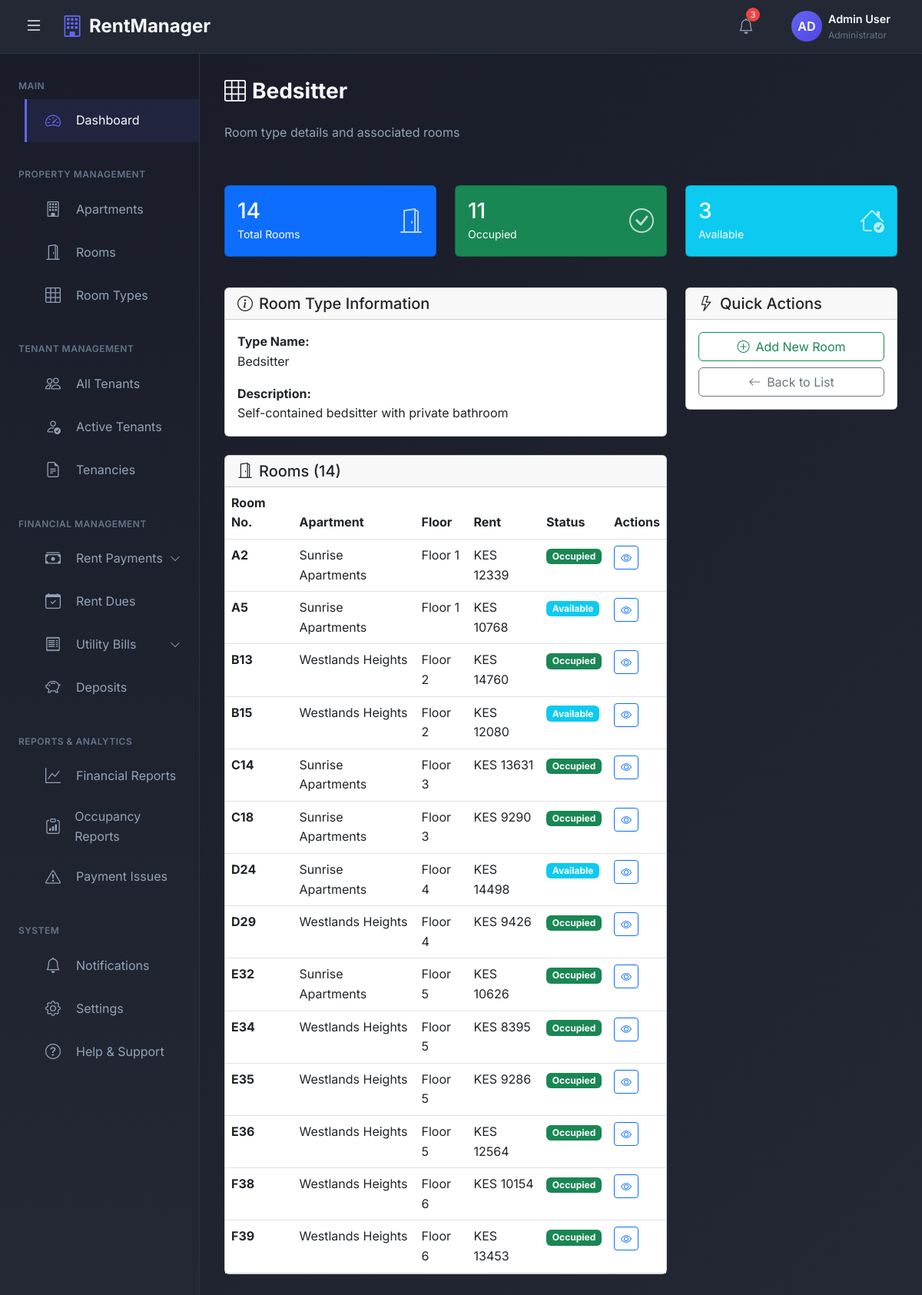
Page /room-types/1/ (signed in) on the committed database.
### rental_app/models.py (models this page shows, shortened)
class RoomType(models.Model):
    ROOM_CHOICES = (
        ('bedsitter', 'Bedsitter'),
        ('single_room', 'Single Room'),
        ('one_bedroom', 'One Bedroom'),
        ('two_bedroom', 'Two Bedroom'),
        ('three_bedroom', 'Three Bedroom'),
    )
    name = models.CharField(max_length=50, choices=ROOM_CHOICES)
    description = models.TextField(blank=True)

class Room(models.Model):
    ROOM_STATUS = (
        ('available', 'Available'),
        ('occupied', 'Occupied'),
        ('maintenance', 'Under Maintenance'),
    )
    apartment = models.ForeignKey(Apartment, on_delete=models.CASCADE, related_name='rooms')
    room_number = models.CharField(max_length=10)  # e.g., A1, B2, C3
    room_type = models.ForeignKey(RoomType, on_delete=models.PROTECT)
    floor_number = models.IntegerField(validators=[MinValueValidator(0)])
    has_balcony = models.BooleanField(default=False)
    has_shower = models.BooleanField(default=True)
    has_kitchen_unit = models.BooleanField(default=True)
    has_clothes_cabinet = models.BooleanField(default=True)
    monthly_rent = models.DecimalField(max_digits=10, decimal_places=2, validators=[MinValueValidator(0)])
    deposit_amount = models.DecimalField(max_digits=10, decimal_places=2, validators=[MinValueValidator(0)])
    status = models.CharField(max_length=20, choices=ROOM_STATUS, default='available')
    created_at = models.DateTimeField(auto_now_add=True)
    updated_at = models.DateTimeField(auto_now=True)
    class Meta:
        unique_together = ('apartment', 'room_number')
        ordering = ['floor_number', 'room_number']

class Apartment(models.Model):
    name = models.CharField(max_length=200)
    owner = models.ForeignKey(User, on_delete=models.CASCADE, related_name='apartments', limit_choices_to={'user_type': 'admin'})
    location = models.CharField(max_length=300)
    total_floors = models.IntegerField(validators=[MinValueValidator(1)])
    description = models.TextField(blank=True)
    water_rate_per_unit = models.DecimalField(max_digits=10, decimal_places=2, default=0.00)
    created_at = models.DateTimeField(auto_now_add=True)
    updated_at = models.DateTimeField(auto_now=True)

### rental_app/views.py (the view)
# urls.py: path('room-types/<int:pk>/', views.room_type_detail, name='room_type_detail'),
@login_required
def room_type_detail(request, pk):
    room_type = get_object_or_404(RoomType, pk=pk)
    rooms = Room.objects.filter(
        room_type=room_type,
        apartment__owner=request.user
    ).select_related('apartment')
    total_rooms = rooms.count()
    occupied_rooms = rooms.filter(status='occupied').count()
    available_rooms = rooms.filter(status='available').count()
    context = {
        'room_type': room_type,
        'rooms': rooms,
        'total_rooms': total_rooms,
        'occupied_rooms': occupied_rooms,
        'available_rooms': available_rooms,
    }
    return render(request, 'room_types/room_type_detail.html', context)

### templates/room_types/room_type_detail.html (shortened to what this page needs)
{% extends 'admin_base.html' %}
{% block content %}
<div class="page-header d-flex justify-content-between align-items-center mb-4">
    <div>
        <h1 class="page-title">
            <i class="bi bi-grid-3x3 me-2"></i>{{ room_type.get_name_display }}
        </h1>
        <p class="page-subtitle">Room type details and associated rooms</p>
    </div>
</div>
<div class="row mb-4">
    <div class="col-md-4 mb-3">
        <div class="card bg-primary text-white">
            <div class="card-body">
                <div class="d-flex justify-content-between align-items-center">
                    <div>
                        <h3 class="mb-0">{{ total_rooms }}</h3>
                        <small>Total Rooms</small>
                    </div>
                    <i class="bi bi-door-open" style="font-size: 2rem; opacity: 0.7;"></i>
                </div>
            </div>
        </div>
    </div>
    <div class="col-md-4 mb-3">
        <div class="card bg-success text-white">
            <div class="card-body">
                <div class="d-flex justify-content-between align-items-center">
                    <div>
                        <h3 class="mb-0">{{ occupied_rooms }}</h3>
                        <small>Occupied</small>
                    </div>
                    <i class="bi bi-check-circle" style="font-size: 2rem; opacity: 0.7;"></i>
                </div>
            </div>
        </div>
    </div>
    <div class="col-md-4 mb-3">
        <div class="card bg-info text-white">
            <div class="card-body">
                <div class="d-flex justify-content-between align-items-center">
                    <div>
                        <h3 class="mb-0">{{ available_rooms }}</h3>
                        <small>Available</small>
                    </div>
                    <i class="bi bi-house-check" style="font-size: 2rem; opacity: 0.7;"></i>
                </div>
            </div>
        </div>
    </div>
</div>
<div class="row">
    <div class="col-lg-8">
        <div class="card mb-4">
            <div class="card-header">
                <h5 class="mb-0"><i class="bi bi-info-circle me-2"></i>Room Type Information</h5>
            </div>
            <div class="card-body">
                <div class="mb-3">
                    <strong>Type Name:</strong>
                    <p class="mb-0">{{ room_type.get_name_display }}</p>
                </div>
                <div class="mb-0">
                    <strong>Description:</strong>
                    {% if room_type.description %}
                    <p class="mb-0">{{ room_type.description }}</p>
                    {% else %}
                    <p class="mb-0 text-muted fst-italic">No description provided</p>
                    {% endif %}
                </div>
            </div>
        </div>
        <div class="card">
            <div class="card-header">
                <h5 class="mb-0"><i class="bi bi-door-open me-2"></i>Rooms ({{ total_rooms }})</h5>
            </div>
            <div class="card-body p-0">
                {% if rooms %}
                <div class="table-responsive">
                    <table class="table table-hover mb-0">
                        <thead>
                            <tr>
                                <th>Room No.</th>
                                <th>Apartment</th>
                                <th>Floor</th>
                                <th>Rent</th>
                                <th>Status</th>
                                <th>Actions</th>
                            </tr>
                        </thead>
                        <tbody>
                            {% for room in rooms %}
                            <tr>
                                <td><strong>{{ room.room_number }}</strong></td>
                                <td>{{ room.apartment.name }}</td>
                                <td>Floor {{ room.floor_number }}</td>
                                <td>KES {{ room.monthly_rent|floatformat:0 }}</td>
                                <td>
                                    {% if room.status == 'occupied' %}
                                    <span class="badge bg-success">Occupied</span>
                                    {% elif room.status == 'available' %}
                                    <span class="badge bg-info">Available</span>
                                    {% else %}
                                    <span class="badge bg-warning">Maintenance</span>
                                    {% endif %}
                                </td>
                                <td>
                                    <a href="{% url 'room_detail' room.pk %}" class="btn btn-sm btn-outline-primary">
                                        <i class="bi bi-eye"></i>
                                    </a>
                                </td>
                            </tr>
                            {% endfor %}
                        </tbody>
                    </table>
                </div>
                {% else %}
                <div class="text-center py-4">
                    <p class="text-muted">No rooms of this type found</p>
                </div>
                {% endif %}
            </div>
        </div>
    </div>
    <div class="col-lg-4">
        <div class="card">
            <div class="card-header">
                <h5 class="mb-0"><i class="bi bi-lightning me-2"></i>Quick Actions</h5>
            </div>
            <div class="card-body">
                <div class="d-grid gap-2">
                    <a href="{% url 'room_create' %}?room_type={{ room_type.pk }}" class="btn btn-outline-success">
                        <i class="bi bi-plus-circle me-2"></i>Add New Room
                    </a>
                    <a href="{% url 'room_type_list' %}" class="btn btn-outline-secondary">
                        <i class="bi bi-arrow-left me-2"></i>Back to List
                    </a>
                </div>
            </div>
        </div>
    </div>
</div>
{% endblock %}

### templates/admin_base.html (style rules this page uses)
:root { --sidebar-width: 260px; --header-height: 70px; --primary-color: #1a1d29; --secondary-color: #232834; --accent-color: #6366f1; --accent-hover: #4f46e5; --text-primary: #f8fafc; --text-secondary: #94a3b8; --text-muted: #64748b; --border-color: #2d3343; --card-bg: #232834; --success-color: #10b981; --warning-color: #f59e0b; --danger-color: #ef4444; --bg-gradient: linear-gradient(135deg, #1a1d29 0%, #232834 100%); --sidebar-gradient: linear-gradient(180deg, #1a1d29 0%, #232834 100%); }
* { margin: 0; padding: 0; box-sizing: border-box; }
body { font-family: 'Inter', -apple-system, BlinkMacSystemFont, 'Segoe UI', Roboto, sans-serif; background-color: var(--primary-color); color: var(--text-primary); overflow-x: hidden; line-height: 1.6; font-weight: 400; }
.page-title { font-size: 1.75rem; font-weight: 700; color: var(--text-primary); margin-bottom: 1.5rem; }
.page-subtitle { font-size: 1rem; color: var(--text-secondary); margin-bottom: 2rem; }
.main-content > * { animation: fadeIn 0.5s ease-out; }

### rows in the picture
RoomType: name "Bedsitter", description "Self-contained bedsitter with private bathroom"
Room: room_number "A2", apartment.name "Sunrise Apartments", floor_number "1", monthly_rent "12339", status "Occupied"
Room: room_number "A5", apartment.name "Sunrise Apartments", floor_number "1", monthly_rent "10768", status "Available"
Room: room_number "B13", apartment.name "Westlands Heights", floor_number "2", monthly_rent "14760", status "Occupied"
Room: room_number "B15", apartment.name "Westlands Heights", floor_number "2", monthly_rent "12080", status "Available"
Room: room_number "C14", apartment.name "Sunrise Apartments", floor_number "3", monthly_rent "13631", status "Occupied"
Room: room_number "C18", apartment.name "Sunrise Apartments", floor_number "3", monthly_rent "9290", status "Occupied"
Room: room_number "D24", apartment.name "Sunrise Apartments", floor_number "4", monthly_rent "14498", status "Available"
Room: room_number "D29", apartment.name "Westlands Heights", floor_number "4", monthly_rent "9426", status "Occupied"
Room: room_number "E32", apartment.name "Sunrise Apartments", floor_number "5", monthly_rent "10626", status "Occupied"
Room: room_number "E34", apartment.name "Westlands Heights", floor_number "5", monthly_rent "8395", status "Occupied"
Room: room_number "E35", apartment.name "Westlands Heights", floor_number "5", monthly_rent "9286", status "Occupied"
Room: room_number "E36", apartment.name "Westlands Heights", floor_number "5", monthly_rent "12564", status "Occupied"
Room: room_number "F38", apartment.name "Westlands Heights", floor_number "6", monthly_rent "10154", status "Occupied"
Room: room_number "F39", apartment.name "Westlands Heights", floor_number "6", monthly_rent "13453", status "Occupied"

### other values in the picture
{{ total_rooms }} "14"
{{ occupied_rooms }} "11"
{{ available_rooms }} "3"
